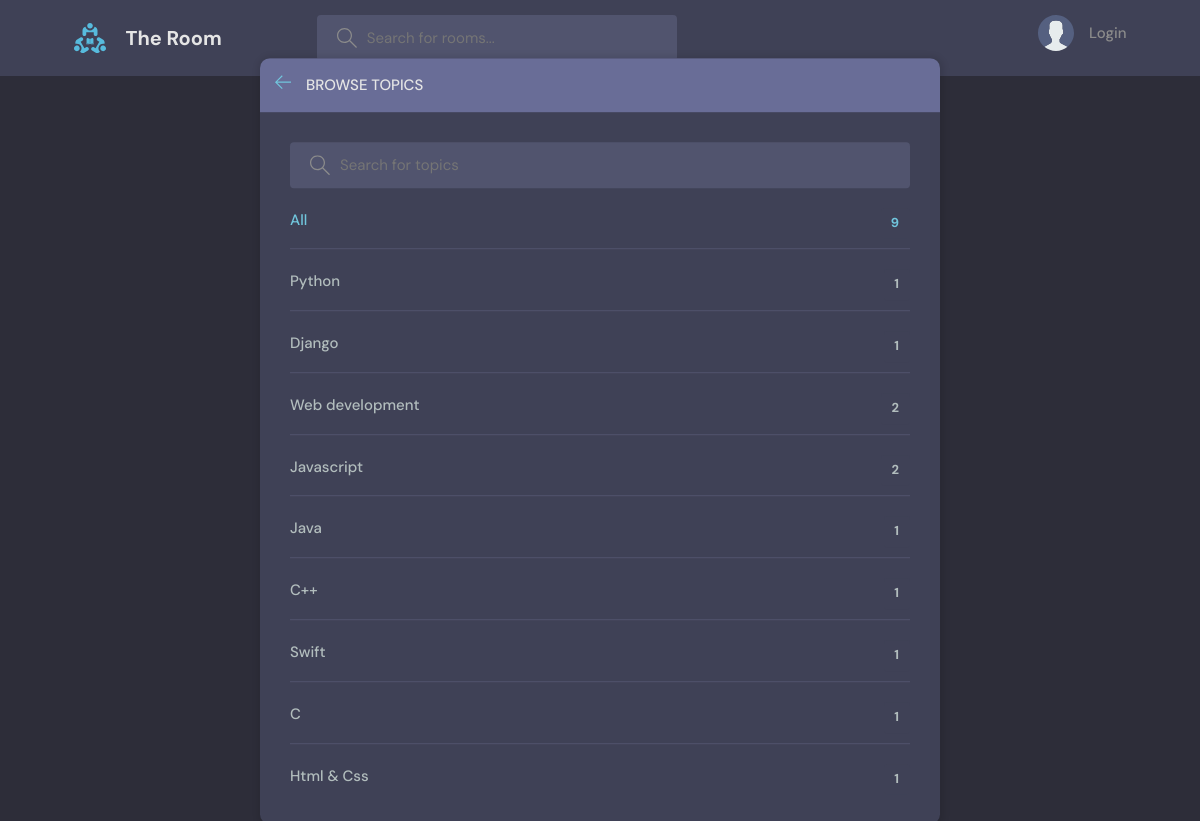
Page /topics/ on the committed database.
### base/models.py (models this page shows, shortened)
class Topic(models.Model):
    name = models.CharField(max_length=200)

### base/views.py (the view)
# urls.py: path('topics/', views.topicsPage, name='topics'),
def topicsPage(request):
    q = request.GET.get('q') if request.GET.get('q') != None else ''
    topics = Topic.objects.filter(name__icontains=q)
    return render(request, 'base/topics.html', {'topics': topics})

### base/templates/base/topics.html (shortened to what this page needs)
{% extends 'main.html' %}
{% block content %}
    <main class="create-room layout">
      <div class="container">
        <div class="layout__box">
          <div class="layout__boxHeader">
            <div class="layout__boxTitle">
              <a href="{% url 'home' %}">
                <svg version="1.1" xmlns="http://www.w3.org/2000/svg" width="32" height="32" viewBox="0 0 32 32">
                  <title>arrow-left</title>
                  <path
                    d="M13.723 2.286l-13.723 13.714 13.719 13.714 1.616-1.611-10.96-10.96h27.625v-2.286h-27.625l10.965-10.965-1.616-1.607z"
                  ></path>
                </svg>
              </a>
              <h3>Browse Topics</h3>
            </div>
          </div>
          <div class="topics-page layout__body">
            <form action="" method="GET" class="header__search">
              <label>
                <input name="q" placeholder="Search for topics" />
              </label>
            </form>
            <ul class="topics__list">
              <li>
                <a href="{% url 'topics' %}" class="active">All <span>{{topics.count}}</span></a>
              </li>
              {% for topic in topics %}
              <li>
                <a href="{% url 'home' %}?q={{topic.name}}">{{topic.name}} <span>{{topic.room_set.all.count}}</span></a>
              </li>
              {% endfor %}
            </ul>
          </div>
        </div>
      </div>
    </main>
{% endblock %}

### static/style/style.css (style rules this page uses)
:root { --color-main: #71c6dd; --color-main-light: #e1f6fb; --color-dark: #3f4156; --color-dark-medium: #51546e; --color-dark-light: #696d97; --color-light: #e5e5e5; --color-gray: #8b8b8b; --color-light-gray: #b2bdbd; --color-bg: #2d2d39; --color-success: #5dd693; --color-error: #fc4b0b; }
* { font-family: "DM Sans", -apple-system, BlinkMacSystemFont, "Segoe UI", Roboto, Oxygen, Ubuntu, Cantarell, "Open Sans", "Helvetica Neue", sans-serif; margin: 0; padding: 0; box-sizing: border-box; text-rendering: optimizeLegibility; font-size: inherit; }
html { font-size: 56.25%; }
@media only screen and (min-width: 1200px) { html { font-size: 62.5%; } }
body { line-height: 1.6; font-weight: 400; font-size: 1.5rem; color: var(--color-light-gray); background-color: var(--color-bg); min-height: 100vh; }
a { display: inline-block; color: var(--color-main); text-decoration: none; }
.container { max-width: 120rem; width: 90%; margin: auto; }
.header__search > label { background-color: var(--color-dark-medium); padding: 1.3rem 1rem; display: flex; align-items: center; gap: 1rem; border-radius: 4px; }
.header__search svg { fill: var(--color-gray); width: 2rem; height: 2rem; margin-left: 1rem; }
.header__search input { width: 30rem; background: transparent; border: none; outline: none; color: var(--color-light); }
.layout { margin-top: 2.4rem; }
.layout > .container { display: flex; justify-content: space-between; align-items: flex-start; }
.layout__box { width: 90%; max-width: 48rem; min-height: 40rem; position: absolute; top: 50%; left: 50%; transform: translate(-50%, -46%); background-color: var(--color-dark); border-radius: 1rem; box-shadow: 1px 1px 6px 3px rgba(0, 0, 0, 0.1); overflow: hidden; }
.layout__boxHeader { display: flex; padding: 1.5rem; background-color: var(--color-dark-light); }
.layout__boxTitle { display: flex; gap: 1.5rem; align-items: center; }
.layout__boxTitle h3 { text-transform: uppercase; font-weight: 500; color: var(--color-light); }
.layout__boxTitle svg { width: 1.6rem; height: 1.6rem; fill: var(--color-main); }
.layout__body { margin: 3rem; }
.topics__list { list-style: none; }
.topics__list li a { display: flex; justify-content: space-between; margin-bottom: 3rem; font-weight: 500; color: var(--color-light-gray); transition: all 0.3s ease-in-out; }
.topics__list li a.active, .topics__list li a:hover { color: var(--color-main); }
.topics__list li a span { padding: 0.5rem 1rem; background-color: var(--color-dark); border-radius: 3px; font-size: 1.3rem; font-weight: 700; letter-spacing: 1px; }
.topics-page .topics__list li:not(:last-child) a { margin: 2rem 0; padding-bottom: 1rem; text-decoration: none; border-bottom: 1px solid var(--color-dark-medium); }
.topics-page .header__search { display: block; }
.create-room.layout .layout__box { max-width: 68rem; }

### rows in the picture
Topic: name "Python", room_set.all.count "1"
Topic: name "Django", room_set.all.count "1"
Topic: name "Web development", room_set.all.count "2"
Topic: name "Javascript", room_set.all.count "2"
Topic: name "Java", room_set.all.count "1"
Topic: name "C++", room_set.all.count "1"
Topic: name "Swift", room_set.all.count "1"
Topic: name "C", room_set.all.count "1"
Topic: name "Html & Css", room_set.all.count "1"

### other values in the picture
{{ topics.count }} "9"
